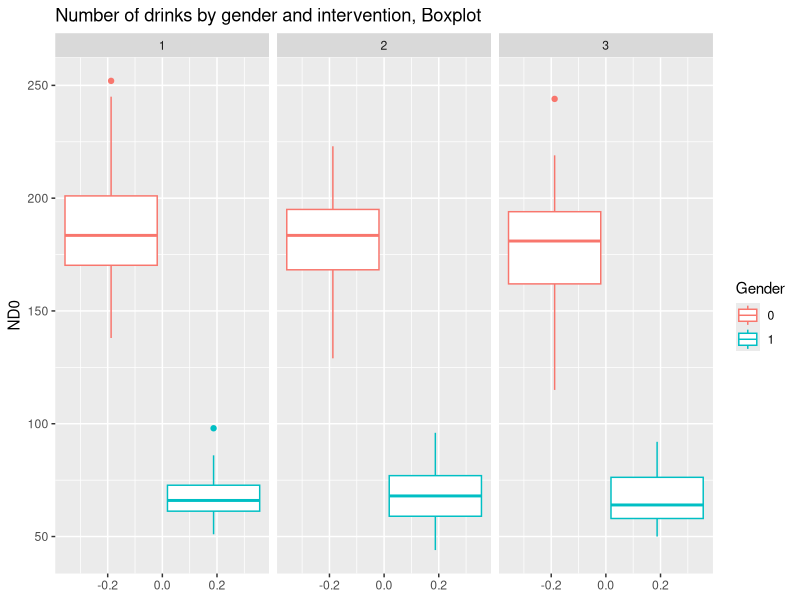

Write R code to recreate this figure. (Note: this script raises an error after producing the figure.)
## ---- chunk 1
library(tidyverse)
library(ggplot2)
library(MASS)
library(lme4)
library(geepack)
knitr::opts_chunk$set(echo = TRUE)
## ---- chunk 2
liquor = read.table(file = "ALCDEP.txt", header = TRUE)
liquor$Treatment = as.factor(liquor$Treatment)
liquor$Gender = as.factor(liquor$Gender)
# liquor$Relapse = as.factor(liquor$Relapse)
discrip = liquor[2:7] %>% skimr::skim() # table 1 

# examin pairwise distribution ballance:
liquor %>% group_by(Treatment, Gender) %>% count() 
liquor %>% ungroup() %>% 
  ggplot(aes(y=ND0,color = Gender))+geom_boxplot()+facet_grid(~Treatment)+
  ggtitle('Number of drinks by gender and intervention, Boxplot')

liquor %>% group_by(Treatment, Gender) %>% select(Relapse) %>% skimr::skim() %>%
  filter(stat=="mean") %>% 
  select(Gender,Treatment,formatted) %>% spread(key = 'Treatment',value = 'formatted') #table 2
## ---- chunk 3
# put data in long format:
liquor_l = liquor %>%pivot_longer(ND0:ND60, names_to = "time", values_to = "number_of_drinks")
# plot over time in each group
set.seed(2544)
female.1 = liquor %>% filter(Gender==1,Treatment == 1)
female.2 = liquor %>% filter(Gender==1,Treatment == 2)
female.3 = liquor %>% filter(Gender==1,Treatment == 3)
male.1 = liquor %>% filter(Gender==0,Treatment == 1)
male.2 = liquor %>% filter(Gender==0,Treatment == 2)
male.3 = liquor %>% filter(Gender==0,Treatment == 3)

highlight = cbind(sample(female.1$sid,2,replace = FALSE),
                  sample(female.2$sid,2,replace = FALSE),
                  sample(female.3$sid,2,replace = FALSE),
                  sample(male.1$sid,2,replace = FALSE),
                  sample(male.2$sid,2,replace = FALSE),
                  sample(male.3$sid,2,replace = FALSE))
liquor_l %>% 
  ggplot(aes(x=time,y = number_of_drinks, group = sid) )+
  geom_line(color = 'grey')+
  geom_line(aes(color = Gender), data = subset(liquor_l, sid%in%highlight)) +  
  facet_grid(~Treatment)+ggtitle('Number of drinks by gender and intervention, Spaghetti Plot')
## ---- chunk 4
median = liquor %>% group_by(Gender) %>% select(ND0) %>%
  skimr::skim() %>% filter(stat == "p50") %>% select(Gender,formatted) # gender 0 183, gender 1 66
female = liquor %>% filter(Gender==1)%>% mutate(baseline= if_else(ND0>66,"F_Hi","F_Lo"))
male = liquor %>% filter(Gender==0)%>% mutate(baseline= if_else(ND0>183,"M_Hi","M_Lo"))
liquor_l2 = rbind(female,male) %>%
  pivot_longer(ND0:ND60, names_to = "time", values_to = "number_of_drinks") %>% 
  mutate(baseline = as.factor(baseline))

female.1 = female %>% filter(Gender==1,Treatment == 1)
female.2 = female %>% filter(Gender==1,Treatment == 2)
female.3 = female %>% filter(Gender==1,Treatment == 3)
male.1 = male %>% filter(Gender==0,Treatment == 1)
male.2 = male %>% filter(Gender==0,Treatment == 2)
male.3 = male %>% filter(Gender==0,Treatment == 3)
  
highlight_f = cbind(sample(subset(female.1,baseline=="F_Hi")$sid,2,replace = FALSE),
                    sample(subset(female.2,baseline=="F_Hi")$sid,2,replace = FALSE),
                    sample(subset(female.3,baseline=="F_Hi")$sid,2,replace = FALSE),
                    sample(subset(female.1,baseline=="F_Lo")$sid,2,replace = FALSE),
                    sample(subset(female.2,baseline=="F_Lo")$sid,2,replace = FALSE),
                    sample(subset(female.3,baseline=="F_Lo")$sid,2,replace = FALSE))
                  
highlight_m = cbind(sample(subset(male.1,baseline=="M_Hi")$sid,2,replace = FALSE),
                    sample(subset(male.2,baseline=="M_Hi")$sid,2,replace = FALSE),
                    sample(subset(male.3,baseline=="M_Hi")$sid,2,replace =FALSE),
                    sample(subset(male.1,baseline=="M_Lo")$sid,2,replace = FALSE),
                    sample(subset(male.2,baseline=="M_Lo")$sid,2,replace = FALSE),
                    sample(subset(male.3,baseline=="M_Lo")$sid,2,replace = FALSE))

liquor_l2 %>% filter(Gender==1) %>% 
  ggplot(aes(x=time,y = number_of_drinks, group = sid) )+
  geom_line(color = 'grey')+
  geom_line(aes(color = baseline), data = subset(liquor_l2, sid%in%highlight_f)) + 
  facet_grid(~Treatment:baseline)+
  ggtitle('Number of drinks by baseline and intervention in female, Spaghetti Plot')
liquor_l2 %>% filter(Gender==0) %>% 
  ggplot(aes(x=time,y = number_of_drinks, group = sid) )+
  geom_line(color = 'grey')+
  geom_line(aes(color = baseline), data = subset(liquor_l2, sid%in%highlight_m)) + 
  facet_grid(~Treatment:baseline)+
  ggtitle('Number of drinks by baseline and intervention in male, Spaghetti Plot')

female_r = female %>% group_by(Treatment, baseline) %>% select(Relapse) %>% skimr::skim() %>%
  filter(stat=="mean") %>% 
  select(baseline,Treatment,formatted) %>% spread(key = 'Treatment',value = 'formatted')
male_r = male %>% group_by(Treatment, baseline) %>% select(Relapse) %>% skimr::skim() %>%
  filter(stat=="mean") %>% 
  select(baseline,Treatment,formatted) %>% spread(key = 'Treatment',value = 'formatted')
## ---- chunk 5
# start with full model to include all potential interactions

## ---- chunk 6
# start with full model to include all potential interactions
